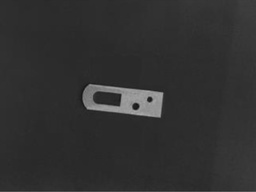
//> input picture HOG模板匹配/hog.jpg, 256 x 192 px, shrunk from 461 x 346 before the run
$ ./main   (built with g++ and OpenCV 4)
//> lines starting //> are read from the running program, lines starting //| are printed output that depends on the picture; after the words box and inside, x2 and y2 are one past the last pixel; in counts of white or black regions, pixels touching at a corner belong together
### HOG模板匹配/funtions.h
#pragma once
#pragma once
#include <opencv2/opencv.hpp>
using namespace cv;

int compareImages();
int calcHOG(cv::Mat src, float* hist, int nAngle, int cellSize);
float normL2(float* Hist1, float* Hist2, int size);

### HOG模板匹配/funtions.cpp
#include "funtions.h"
#include <math.h>

using namespace cv;
using namespace std;

//手动实现 HOG (Histogram-of-Oriented-Gradients)
int calcHOG(cv::Mat src, float* hist, int nAngle, int cellSize)
{

	if (cellSize > src.cols || cellSize > src.rows) {
		return -1;
	}

	//参数设置
	int nX = src.cols / cellSize;
	int nY = src.rows / cellSize;

	int binAngle = 360 / nAngle;

	//计算梯度及角度
	Mat gx, gy;
	Mat mag, angle;
	Sobel(src, gx, CV_32F, 1, 0, 1);
	Sobel(src, gy, CV_32F, 0, 1, 1);
	// x方向梯度，y方向梯度，梯度，角度，决定输出弧度or角度
	// 默认是弧度radians，通过最后一个参数可以选择角度degrees.

	/************************************************
	cartToPolar（） 函数模型：
	cartToPolar(InputArray x, InputArray y,
							  OutputArray magnitude, OutputArray angle,
							  bool angleInDegrees = false);


	参数介绍：
	. InputArray x/InputArray y：输入梯度x/y
	.  OutputArray magnitude：输出幅值
	. OutputArray angle：输出角度

	**************************************************/
	cartToPolar(gx, gy, mag, angle, true);

	cv::Rect roi;
	roi.x = 0;
	roi.y = 0;
	roi.width = cellSize;
	roi.height = cellSize;

	for (int i = 0; i < nY; i++) {
		for (int j = 0; j < nX; j++) {

			cv::Mat roiMat;
			cv::Mat roiMag;
			cv::Mat roiAgl;

			roi.x = j * cellSize;
			roi.y = i * cellSize;

			//赋值图像
			roiMat = src(roi);
			roiMag = mag(roi);
			roiAgl = angle(roi);

			//当前cell第一个元素在数组中的位置
			int head = (i * nX + j) * nAngle;

			for (int n = 0; n < roiMat.rows; n++) {
				for (int m = 0; m < roiMat.cols; m++) {
					//计算角度在哪个bin，通过int自动取整实现
					int pos = (int)(roiAgl.at<float>(n, m) / binAngle);
					//以像素点的值为权重
					hist[head + pos] += roiMag.at<float>(n, m);
				}
			}

		}
	}

	return 0;
}

float normL2(float* Hist1, float* Hist2, int size)
{
	float sum = 0;
	for (int i = 0; i < size; i++) {
		sum += (Hist1[i] - Hist2[i]) * (Hist1[i] - Hist2[i]);
	}
	sum = sqrt(sum);
	return sum;
}

### HOG模板匹配/main.cpp
#include <opencv2/highgui/highgui.hpp>
#include <opencv2/opencv.hpp>
#include <iostream>
#include <string.h>
#include "funtions.h"
using namespace cv;
using namespace std;


/**********************手动实现，通过 HOG (Histogram-of-Oriented-Gradients)比较图像相似度*************************/
/**brief: HOG相似度比较函数
  *input:  refMat plMat 模板图片以及需匹配图片
  *output: 直方图差值
***/
float compareImages(cv:: Mat refMat,cv:: Mat plMat)
{

	// [12 lines of commented-out code are left out]
	int nAngle = 8;
	int blockSize = 16;
	int nX = refMat.cols / blockSize;
	int nY = refMat.rows / blockSize;

	int bins = nX * nY * nAngle;


	float* ref_hist = new float[bins];
	memset(ref_hist, 0, sizeof(float) * bins);
	float* pl_hist = new float[bins];
	memset(pl_hist, 0, sizeof(float) * bins);
	/*float* bg_hist = new float[bins];
	memset(bg_hist, 0, sizeof(float) * bins);*/

	int reCode = 0;
	//计算三张输入图片的HOG
	reCode = calcHOG(refMat, ref_hist, nAngle, blockSize);
	reCode = calcHOG(plMat, pl_hist, nAngle, blockSize);
	//reCode = calcHOG(bgMat, bg_hist, nAngle, blockSize);

	if (reCode != 0) {
		return -1;
	}

	//计算直方图距离
	float dis1 = normL2(ref_hist, pl_hist, bins);
	return dis1;//返回直方图的距离

	// [11 lines of commented-out code are left out]

	waitKey(0);

	delete[] ref_hist;
	delete[] pl_hist;
	//delete[] bg_hist;
	destroyAllWindows();

	return 0;
}


int main()
{

	cv::Mat refMat1 = imread("hog.jpg");
//> refMat1 is the input picture: 192 rows x 256 cols, CV_8UC3; min 20, max 173, mean 49
	Mat refMat;
	cv::cvtColor(refMat1, refMat,CV_BGR2GRAY);
	Mat tempMat;


	if (refMat.empty()) {
		std::cout << "failed to read image!:" << std::endl;
		return -1;
	}

	//获取模板
	Rect2d r;
	r = selectROI(refMat, true);
//> the box from (64, 48) to (192, 144) is selected with the mouse
//> r = Rect(64, 48, 128, 96)
	tempMat = refMat(r);//得到模板
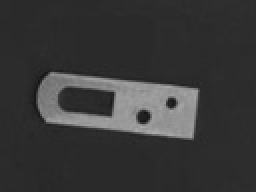
//> tempMat: 96 rows x 128 cols, CV_8UC1 (shown 2 times larger); min 20, max 173, mean 56.2
	destroyAllWindows;


	int widthref = refMat.cols;
//> widthref = 256
	int highref = refMat.rows;
//> highref = 192
	int width = tempMat.cols;
//> width = 128
	int high = tempMat.rows;
//> high = 96
	int count = 0;
	Point2d target;
	float distancemin = 1000000,distance;
	Mat ROI,ROI1;//历遍区域
	for (int i = 0;i < widthref - width+1;i++) {
		for (int j = 0;j < highref - high+1 ;j++) {
			Rect rect(i, j,width, high);
			refMat(rect).copyTo(ROI);//得到历遍图像
			count++;

			distance = compareImages(ROI, tempMat);

			if (distance <= distancemin) {
				distancemin = distance;
				target.x = i;
				target.y = j;
			}

		}
	}
//> this loop made 129 passes
//> (count, distance, distancemin) on passes 1 to 12: (97, 14371.6, 14161.4), (194, 14392.9, 14161.4), (291, 14411.2, 14161.4), (388, 14406.4, 14122.4), (485, 14440, 14122.4), (582, 14519.3, 14122.4), (679, 14588.6, 14092.2), (776, 14706.2, 14085.2), (873, 14705.6, 14021), (970, 14673.4, 13933.8), (1067, 14745.5, 13921.3), (1164, 14792.7, 13884.5)
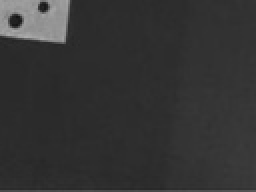
//> ROI: 96 rows x 128 cols, CV_8UC1 (shown 2 times larger); min 20, max 173, mean 52.3
//> after the loop, count = 12513; distance = 14134.1; distancemin = 32.93; target = Point(64, 48)


	Rect ta(target.x, target.y, width, high);
//> ta = Rect(64, 48, 128, 96)
	cv::rectangle(refMat1,ta, cv::Scalar(0, 0, 255), 1,1, 0);
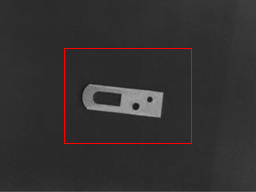
//> refMat1: 192 rows x 256 cols, CV_8UC3; 0.9% of pixels changed, all inside (x1, y1, x2, y2) = (64, 48, 192, 144)

	imshow("result", refMat1);
	waitKey(0);
	return 0;

}
